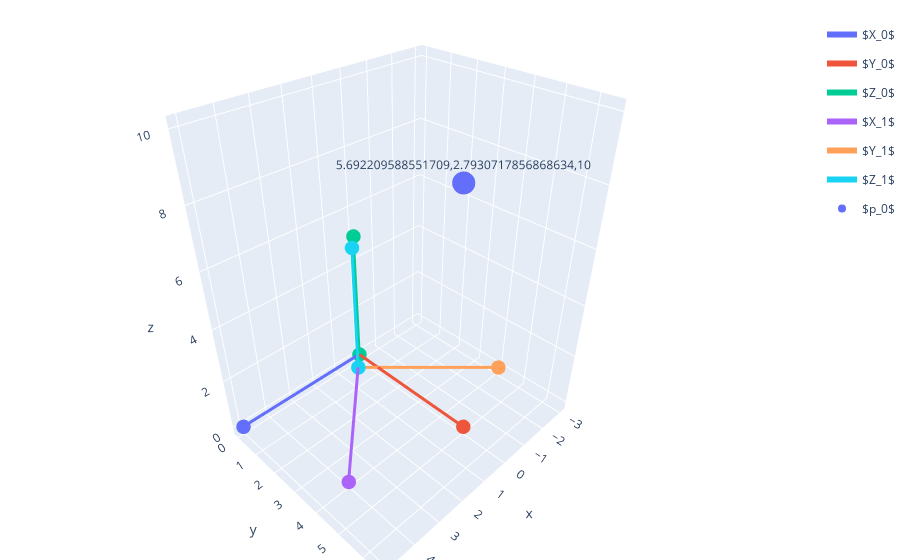

The notebook cell this image was saved under:
### Code cell
fig=coordinatePlot(order, Tra, a_x, a_y, a_z, p, typ,l)
fig.show()

### Figure 1 — Plotly figure (JSON) as saved in the notebook; plotly's stock layout.template omitted (floating-point values rounded to 4 significant figures)
{"data": [{"hovertemplate": "Line=$X_0$<br>x=%{x}<br>y=%{y}<br>z=%{z}<extra></extra>", "legendgroup": "$X_0$", "line": {"color": "#636efa", "dash": "solid", "width": 6}, "marker": {"size": 5, "symbol": "circle"}, "mode": "markers+lines", "name": "$X_0$", "scene": "scene", "showlegend": true, "type": "scatter3d", "x": [0, 5], "y": [0, 0], "z": [0, 0]}, {"hovertemplate": "Line=$Y_0$<br>x=%{x}<br>y=%{y}<br>z=%{z}<extra></extra>", "legendgroup": "$Y_0$", "line": {"color": "#EF553B", "dash": "solid", "width": 6}, "marker": {"size": 5, "symbol": "circle"}, "mode": "markers+lines", "name": "$Y_0$", "scene": "scene", "showlegend": true, "type": "scatter3d", "x": [0, 0], "y": [0, 5], "z": [0, 0]}, {"hovertemplate": "Line=$Z_0$<br>x=%{x}<br>y=%{y}<br>z=%{z}<extra></extra>", "legendgroup": "$Z_0$", "line": {"color": "#00cc96", "dash": "solid", "width": 6}, "marker": {"size": 5, "symbol": "circle"}, "mode": "markers+lines", "name": "$Z_0$", "scene": "scene", "showlegend": true, "type": "scatter3d", "x": [0, 0], "y": [0, 0], "z": [0, 5]}, {"hovertemplate": "Line=$X_1$<br>x=%{x}<br>y=%{y}<br>z=%{z}<extra></extra>", "legendgroup": "$X_1$", "line": {"color": "#ab63fa", "dash": "solid", "width": 6}, "marker": {"size": 5, "symbol": "circle"}, "mode": "markers+lines", "name": "$X_1$", "scene": "scene", "showlegend": true, "type": "scatter3d", "x": [0.5, 4.036], "y": [0.5, 4.036], "z": [0, 0]}, {"hovertemplate": "Line=$Y_1$<br>x=%{x}<br>y=%{y}<br>z=%{z}<extra></extra>", "legendgroup": "$Y_1$", "line": {"color": "#FFA15A", "dash": "solid", "width": 6}, "marker": {"size": 5, "symbol": "circle"}, "mode": "markers+lines", "name": "$Y_1$", "scene": "scene", "showlegend": true, "type": "scatter3d", "x": [0.5, -3.036], "y": [0.5, 4.036], "z": [0, 0]}, {"hovertemplate": "Line=$Z_1$<br>x=%{x}<br>y=%{y}<br>z=%{z}<extra></extra>", "legendgroup": "$Z_1$", "line": {"color": "#19d3f3", "dash": "solid", "width": 6}, "marker": {"size": 5, "symbol": "circle"}, "mode": "markers+lines", "name": "$Z_1$", "scene": "scene", "showlegend": true, "type": "scatter3d", "x": [0.5, 0.5], "y": [0.5, 0.5], "z": [0, 5]}, {"hovertemplate": "Point=$p_0$<br>x=%{x}<br>y=%{y}<br>z=%{z}<br>text=%{text}<extra></extra>", "legendgroup": "$p_0$", "marker": {"color": "#636efa", "symbol": "circle"}, "mode": "markers+text", "name": "$p_0$", "scene": "scene", "showlegend": true, "text": [[5.692, 2.793, 10]], "type": "scatter3d", "x": [2.55], "y": [6.5], "z": [10]}], "layout": {"margin": {"b": 0, "l": 0, "r": 0, "t": 20}, "scene": {"aspectmode": "data"}}}
